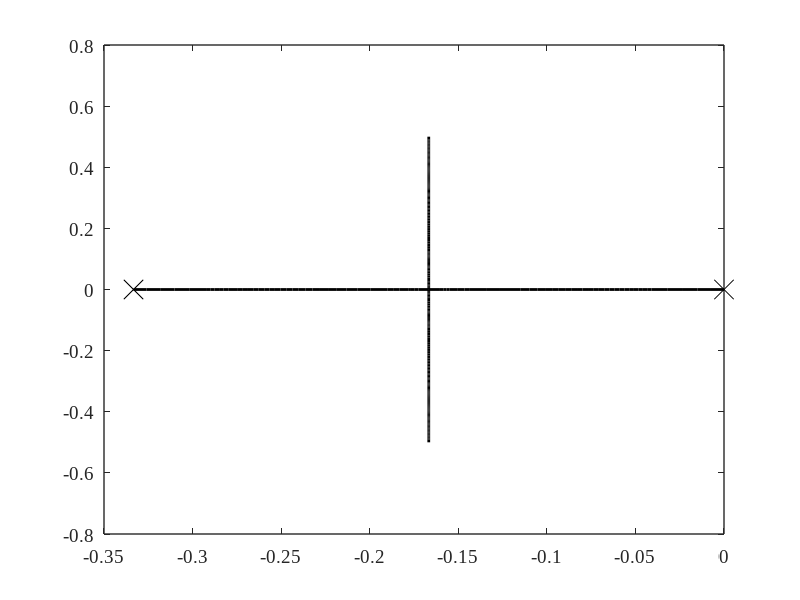

This chart was generated by the following MATLAB code: (Note: this script raises an error after producing the figure.)
clear all
close all
clc

bb = 0.254;
I = 0.762;

G = zpk([], [0, -bb/I], I);
r = rlocus(G);
figure(1)
plot(r(1,:),'-k','LineWidth',2);
hold on
plot(r(2,:),'-k','LineWidth',2);
plot(0,0,'xk', 'Markersize', 14);
plot(-bb/I,0,'xk', 'Markersize', 14);
hold off
% axis([-2.5 0.5 -1.5 1.5])

set(gca,...
    'LineWidth',1,...
    'fontname','Times New Roman',...
    'fontsize',14);
box on


%% Lead Controller Design
% desired settling time
ts = 0.3;       % settling time
zeta = 0.707;   % damping ratio
omegan = 4/zeta/ts;    % natural frequency

sigmad = zeta*omegan;               % real part of dominant poles
omegad = omegan*sqrt(1 - zeta^2);   % imag part of dominant poles

s1 = -sigmad + j*omegad;

Gs1 = evalfr(G,s1);
theta = pi - angle(Gs1);

% Try
%b = 0.75*sigmad;
b = 1.2*bb/I;
a = -real(s1) + imag(s1)/tan(angle(s1+b) - theta);
% a = 100;
K0 = abs(s1+a)/abs(Gs1)/abs(s1+b);

Lead = zpk(-b, -a, K0);
% figure(2)
% r = rlocus(Lead*G);
% plot(r(1,:),'-k','LineWidth',2);
% hold on
% plot(r(2,:),'-k','LineWidth',2);
% plot(r(3,:),'-k','LineWidth',2);
% plot(0,0,'xk', 'Markersize', 14);
% plot(-bb/I,0,'xk', 'Markersize', 14);
% plot(-a,0,'xk', 'Markersize', 14);
% plot(-b,0,'ok', 'Markersize', 14);
% hold off
% % axis([-0.35 0.05 -0.2 0.2])
% % axis([-500 100 -300 300])
% 
% set(gca,...
%     'LineWidth',1,...
%     'fontname','Times New Roman',...
%     'fontsize',14);
% box on

DGs1 = evalfr(Lead*G,s1);
angle(DGs1)

T = feedback(Lead*G, 1);
figure(2)
% step(T)
stepinfo(T)

t = 0:0.01:2;
u = ones(size(t));
y = lsim(T, u, t);
plot(t, y, '-k','LineWidth', 1)
hold on
plot(t, u, '--k','LineWidth', 0.5)
hold off
axis([0 2 0 1.2]);

ylabel('$y$~[m]','Interpreter','latex')
xlabel('$t$~[secs]','Interpreter','latex')

set(gca,...
    'LineWidth',1,...
    'ytick',[0:0.2:1.2],...
    'yticklabel',{'0' '0.2' '0.4' '0.6' '0.8' '1' '1.2'},...
    'xtick',[0:0.5:2],...
    'fontname','Times New Roman',...
    'fontsize',14);
box on
%     'xticklabel',{'0' '10' '20' '30' '40'},...


%% Lag Controller Design
Gs1 = evalfr(Lead*G,s1);
K1 = 1/abs(Gs1);

ess = 0.025;
Ks = 1/ess;
K = Ks/K1;

b1 = -real(s1)/150;
a1 = b1/K;

Lag = zpk(-b1,-a1,K1);

T = feedback(Lag*Lead*G, 1);
figure(3)
% step(T)
% stepinfo(T)

t = 0:0.01:2;
u = ones(size(t));
y = lsim(T, u, t);
plot(t, y, '-k','LineWidth', 1)
hold on
plot(t, u, '--k','LineWidth', 0.5)
hold off

ylabel('$y$~[m]','Interpreter','latex')
xlabel('$t$~[secs]','Interpreter','latex')

set(gca,...
    'LineWidth',1,...
    'ytick',[0:0.2:1.2],...
    'yticklabel',{'0' '0.2' '0.4' '0.6' '0.8' '1' '1.2'},...
    'fontname','Times New Roman',...
    'fontsize',14);
box on


return

